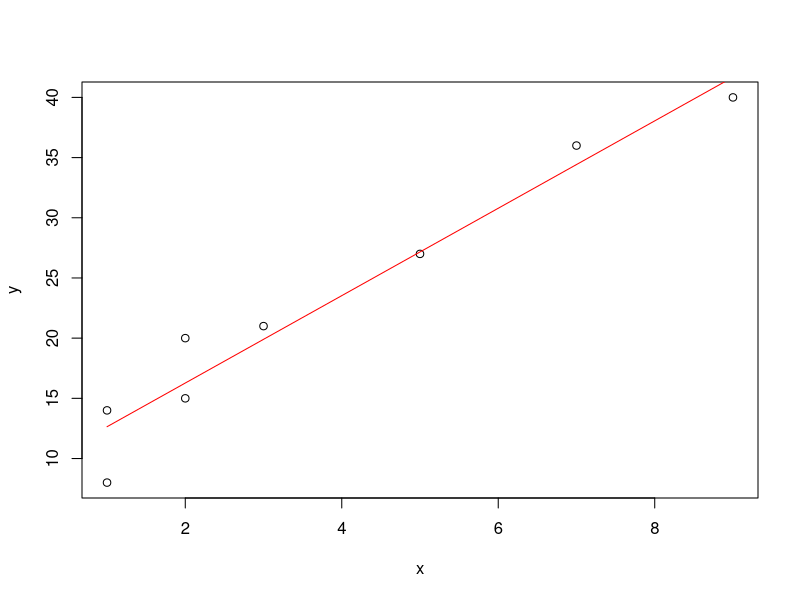
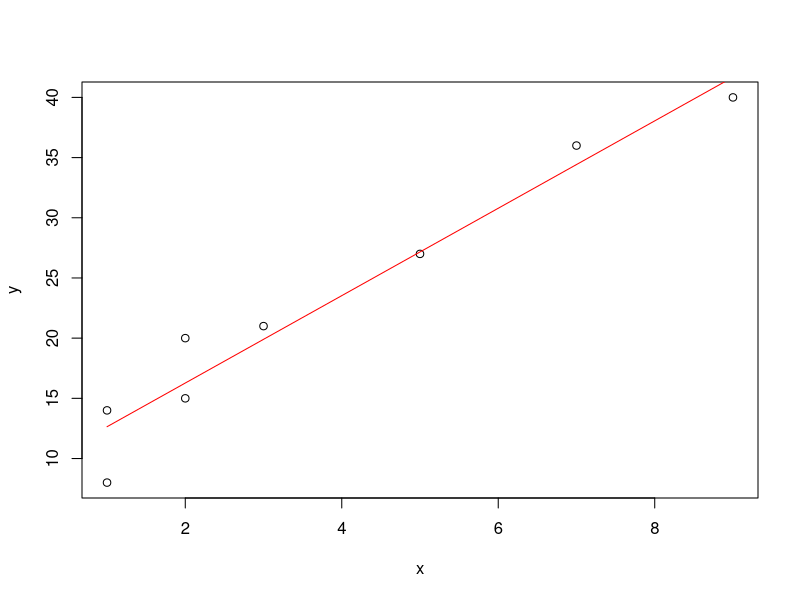
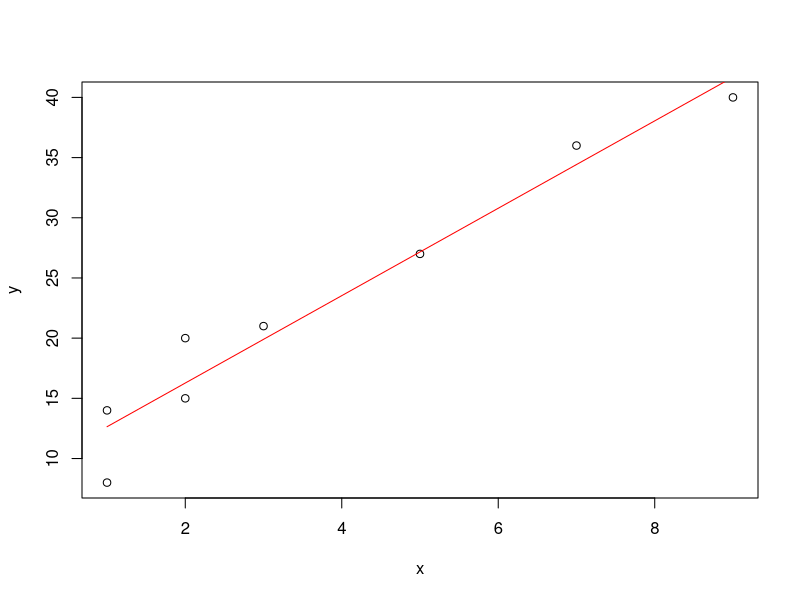

Source code (R) for these figures, in order:
#　ベクトルを作ってみよう c()
x <- c(1,2,3,4,5)  # <-：代入
y <- c(1:5, 3:5)  # :：連続した整数を生成
z <- c(rep(3,4),rep(c(1,5,10),c(2,3,4)))  # rep：rep(a,b)でaをb個並べるの意味。rep(c(1,5,10),c(2,3,4))は、1を2個、５を3個、１０を4個の意味。
a <- c("A","B","C")
x
y
z
a

# 行列を作ってみよう　matrix(要素ベクトル、行数、列数)
mat1 <- matrix(c(1:10), nrow=2, ncol=5)
mat1 <- matrix(c(1:10), 2, 5)
mat2 <- matrix(c(1:10), 2, byrow = TRUE)  # byrow=TRUE：横に順番に並べるという指定。デフォルトはFALSEであり、縦に並べる
mat3 <- matrix(c(1,3,2,5,7,3,2,15,2), 3, 3, byrow = TRUE)
mat1
mat2
mat3

# 行列の計算をしてみよう（四則演算）
mat1 + mat2
mat1 - mat2
mat1 * mat2
mat1 / mat2
mat3 %*% mat3  # 行列同士の掛け算
solve(mat3)  # 逆行列を求める

# 行列内の要素を参照してみよう
p <- mat1[1,2]
q <- mat3[,2]
r <- mat1[1,c(2,5)]  # 1行目の2列目と5列目を取り出すの意味
p
q
r

# データの読み込み方とデータのアクセス(参照)方法　→csv形式
getwd()  # 現在の作業ディレクトリを確認
setwd("./notebook/data")  # 作業ディレクトリの変更
df<-read.csv("sample-data.csv",header = TRUE, row.names = 1, fileEncoding = "shift-jis")  # ファイル名、ヘッダーの有無、列名の有無、エンコーディングの指定を行う
df

# データのアクセス（参照）方法
df[,1]
df[1:4,]
df$年齢  # $を使うことで、その名前の列を抽出可能

# データの取り出し方（例①〜⑥）
# 例①：男性だけを取り出す。（3つとも同じデータを抽出できる）
M.dat <- subset(df,df$性別 == "M")
M.dat <- subset(df,df[,4] == "M")
M.dat <- df[df$性別 == "M", ]
M.dat

# 例②：体重が60kg未満の人を取り出す。
weight60 <- subset(df,df$体重 < 60)
weight60 <- df[df[,6] < 60,]
weight60

# 例③：男性かつ体重が６０kg未満
M.60 <- subset(df,df$性別 == "M" & df$体重 < 60)
M.60 <- df[df[,4] == "M" & df[,6] < 60, ]
M.60

# 例④：肺活量４０００以上の人
h <- subset(df, df$肺活量 >= 4000)
h

# 例⑤：肺活量が3000以上、４０００以下の人
h1 <- subset(df, df$肺活量　>= 3000 & df$肺活量 <= 4000)
h

# 例⑥：病気の列が1であり、体重が７0kg以上
b <- subset(df, df$病気 == 1 & df$体重 >= 70)
b

# 便利コマンドの紹介

# ncol,nrow 列数、行数をカウント
nrow(df)
ncol(df)

# data＄列名 参照したい列をベクトルとして取り出す
df$性別
df$血圧

# table 要素の数をカウントするコマンド(感動)
table(df$性別) 
table(df$性別, df$病気)

# colnames,rownames 列名、行名を見るコマンド
colnames(df)
rownames(df)

# numeric,rep 同じものをたくさん並べるベクトルの生成
numeric(15)  # 0限定
rep(0,15)

# as.numeric,as.character 変数の方の変換
da <- 12345
da.ch <- as.character(da) 
da.ch
da <- as.numeric(da.ch)
da

# is.numeric,is.character 変数の型の確認
is.character(da)
is.numeric(da)
is.numeric(da.ch)

# is.na,na.omit NA(欠損値)にまつわるコマンド
y <- c(NA, 1, 2, NA, 5)
is.na(y)  # NAかどうかを調べる
na.omit(y)  # NAを除く

# length ベクトルの長さを調べるコマンド
z <- c(2, 4, 6, 1, 3, 5)
length(z)
a <- c(1, 2, 3, 1, 2, 3, 1, 2, 3)
unique(a)  # 重複する要素を除く

# union,setdiff,intersect 和集合、差集合、積集合
k <- 1:10
I <- seq(2, 20, by = 2)
union(k,I)
setdiff(k, I)
intersect(k, I)

# 繰り返しのfor文
ans <- 0
for (i in 1:10){
    ans = ans + 1
}
ans

# 条件式のif文
ans <- 0
if (ans == 0){
    ans = ans + 1
}
ans

# その他
b <- c(1,4,5,3,7,8,9,9,2,5)
mean(b)
var(b)
sd(b)
median(b)
sum(b)
max(b)
min(b)
rev(b)  # reverse
order(b)  # 小さい順に並べた時の番号を伝えてくれる
sort(b) # 昇順
sort(b, decreasing = TRUE)

# Rで線形モデルによる回帰分析
# lm()関数を用いて、単回帰分析
y <- c(1,3,4,10,5,1,3,14,21)
x <- c(10,20,10,40,50,10,10,20,70)

ans <- lm(y~x)  # lm(目的変数〜説明変数)
ans

# 回帰分析のより詳細な結果を"summary()"関数で抽出
s.ans <- summary(ans)
s.ans

# 解析結果をwrite.tableでcsvファイルに出力
coe <- s.ans$coefficient  # 回帰係数を抽出
aic <- AIC(ans)  # AICを抽出
N <- length(y)  # 解析したデータの総数を抽出
result <- cbind(coe, aic, N)  # 結果をまとめる　/ cbind : 行数が同じ行列同士を横にくっつけて新しい行列を作る
result[2, 5:6] <- ""  # 指定した位置のデータを空にしてる
result

# 作業ディレクトリの確認および変更
getwd()
setwd("./..")
getwd()

# 結果を書き出す write.table(出力変数、　出力ファイル名、　出力オプション)
# 出力オプション〜　append=T:ファイルへの追加出力を許可　/ quote=F:引用符""の出力拒否 row.names=T:行名も出力　/ col.names=:列名は未出力　
# 列名の用意を実行。
write.table(matrix(c("",colnames(result)), nrow = 1), "回帰分析.csv", append = T, quote = F, sep = ",", row.names = F, col.names = F)
# 用意した箱の中に、実際のデータを書き出している。
write.table(result, "回帰分析.csv", append = T, quote = F, sep = ",", row.names = T, col.names = F)
matrix(c("",colnames(result)), nrow = 1)


# 実データを用いた重回帰分析
ans <- lm(df$肺活量 ~ df$血圧 + df$体重)

# 結果を整理してcsvに出力
s.ans <- summary(ans)
coe <- s.ans$coefficients
N <- nrow(df)
aic <- AIC(ans)
result <- cbind(coe, aic, N)
result[2:nrow(result), 5:6] <- ""
filename <- "重回帰出力test1.csv"

write.table(matrix(c("", colnames(result)), nrow = 1), filename, append = T, quote = F, sep = ",", row.names = F, col.names = F)
write.table(result, filename, append = T, quote = F, sep = ",", row.names = T, col.names = F)

# 説明変数が多くなった場合に完結に書く方法
dat <- df[,c(3,2,1)]  # 使う説明変数を指定
ans <- lm(df$肺活量~.,data=dat)

# 関数の作り方　<- function(引数){関数内で行う処理}
fun1 <- function(x){
    a <- x^2
    b <- x+10
    ans <- a+b
    return(ans)
}

fun1(10)

# 例：ロジスティック回帰分析の関数
fun2 <- function(dat, num){
    ans <- glm(df$病気~.,data = dat, family = binomial)
    s.ans <- summary(ans)
    coe <- s.ans$coefficients
    N <- nrow(df)
    aic <- AIC(ans)
    result <- cbind(coe, aic, N)
    result[2:nrow(result), 5:6] <- ""
    filename <- paste("logistic回帰-sample-", num, "変量.csv", sep = "")
    write.table(matrix(c("", colnames(result)), nrow = 1), 
                filename, 
                append = F, 
                quote = F, 
                sep = ",",
                row.names = F,
                col.names = F)
    write.table(result, 
                file = filename, 
                append = T,
                quote = F,
                sep = ",",
                row.names = T,
                col.names = F)
    write.table("", 
                file = filename,
                append = T,
                quote = F,
                sep = ",",
                row.names = F,
                col.names = F)
}

fun2(df[,c(5,1,2,3)], 3)

# 回帰分析のグラフのプロット
x <- c(1,2,3,2,7,5,9,1)
y <- c(14,20,21,15,36,27,40,8)
ans <- lm(y~x)

# 点のプロット
plot(x, y)

# 回帰直線のプロット
lines(x, fitted(ans), col = "red")
dev.off()  # 作図の終了コマンド

# プロットした図（グラフ）の保存
f1 <- "sample1.png"
f2 <- "sample2.jpeg"

png(f1, width = 800, height = 600)
plot(x,y)
lines(x, fitted(ans), col = "red")
dev.off()
plot(x, y)
lines(x, fitted(ans), col = "red")
dev.copy(jpeg, f2, width = 900, height = 675)
dev.off()

# パッケージのインストールの手順
install.packages("scatterplot3d")
install.packages("mvtnorm")

library(scatterplot3d)
library(mvtnorm)
